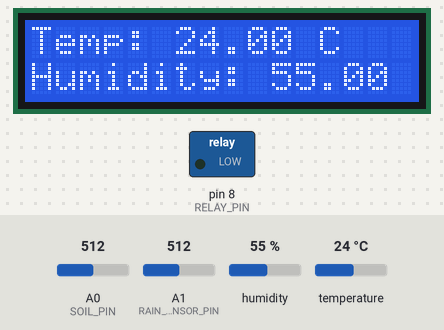
Bench run of a sketch on a simulated Arduino Uno, built with avr-gcc and run on an emulated ATmega328P. Shown: 16×2 character LCD, switched loads named in the sketch (green lamp = pin HIGH). The inputs (shaded band) are chosen by the test bench; at power-on: A0 (SOIL_PIN) = 512, humidity 55 %, A1 (RAIN_SENSOR_PIN) = 512, temperature 24 °C. What the sketch prints to the serial monitor is not drawn.

Above: at 6.2 s.
6.3 s: A0 (SOIL_PIN) set to 683
At 15.9 s:
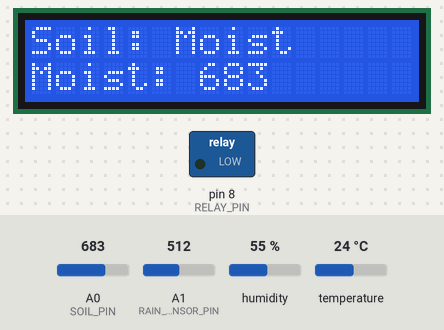
16.6 s: A0 (SOIL_PIN) set to 709
At 22.5 s:
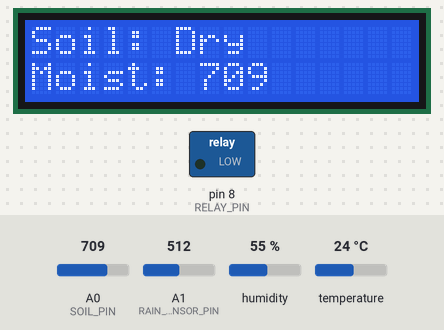
27.7 s: humidity set to 88 %
At 39.5 s:
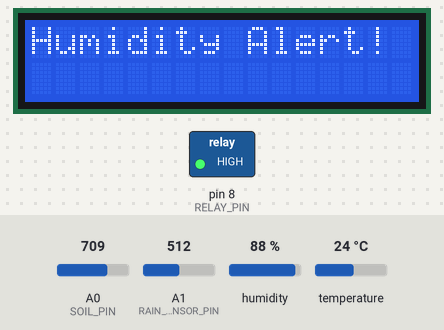
40.0 s: A1 (RAIN_SENSOR_PIN) set to 481
At 49.0 s:
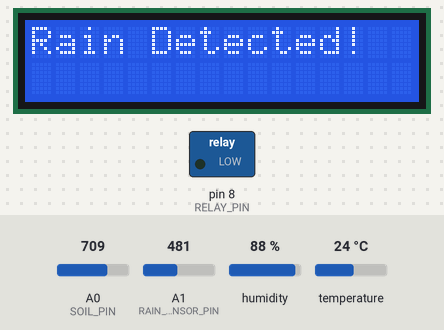
51.7 s: temperature set to 33 °C
At 61.9 s:
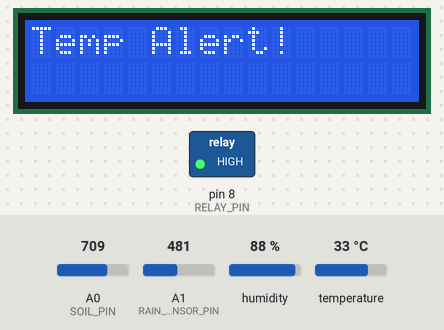
64.0 s: A0 (SOIL_PIN) set to 390
At 70.6 s:
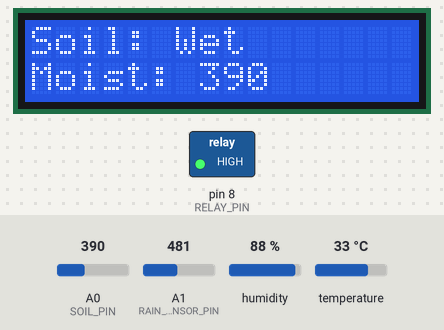
Timing chart, 0 to 73.9 s (numbered marks = the images above; inputs shaded):
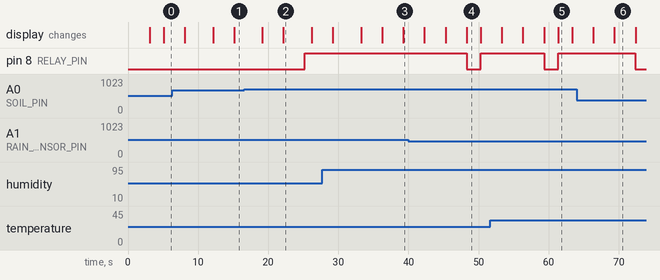

The sketch:

codebycharran.ino
```cpp
#include <LiquidCrystal.h>
#include <DHT.h>

// Constants for sensor pins
#define DHTPIN 7              // Pin for DHT11
#define DHTTYPE DHT11         // DHT type
#define SOIL_PIN A0           // Pin for Soil Moisture sensor
#define RELAY_PIN 8           // Pin for Relay (Water Pump or Water Tank)
#define RAIN_SENSOR_PIN A1    // Pin for Rain Water Sensor

// Moisture thresholds
#define WET_THRESHOLD 400     // Moisture level for wet soil
#define DRY_THRESHOLD 700     // Moisture level for dry soil
#define RAIN_THRESHOLD 500    // Moisture level for rain detection

// Alert thresholds
#define TEMP_ALERT 30         // Temperature alert threshold (30°C)
#define HUMIDITY_ALERT 70     // Humidity alert threshold (70%)

// Initialize the LCD and DHT libraries
LiquidCrystal lcd(12, 11, 5, 4, 3, 2);
DHT dht(DHTPIN, DHTTYPE); // Initialize DHT sensor

// Function prototypes
void setupLCD();
void welcomeMessage();
bool initializeSensors();
float readTemperature();
float readHumidity();
int readSoilMoisture();
int readRainSensor();
void displaySensorData(float temperature, float humidity, int soilMoisture);
void handleRainDetection(int rainSensorValue);
void controlWaterPump(int soilMoisture);
void checkAlerts(float temperature, float humidity);
void errorHandling(const char* errorMsg);
void resetSystem();

void setup() {
    Serial.begin(9600); // Start serial communication
    setupLCD(); // Setup LCD
    welcomeMessage(); // Display welcome message

    dht.begin(); // Initialize DHT sensor
    pinMode(RELAY_PIN, OUTPUT); // Set relay pin as output
    digitalWrite(RELAY_PIN, LOW); // Turn off the pump/tank initially

    // Check if sensors are functioning correctly
    if (!initializeSensors()) {
        errorHandling("Sensor Error! Check connections.");
    }
}

void loop() {
    float temperature = readTemperature();
    float humidity = readHumidity();
    int soilMoisture = readSoilMoisture();
    int rainSensorValue = readRainSensor();

    // Display sensor readings on the LCD
    displaySensorData(temperature, humidity, soilMoisture);

    // Handle rain detection and control water pump
    handleRainDetection(rainSensorValue);
    controlWaterPump(soilMoisture);
    checkAlerts(temperature, humidity);

    delay(1000); // Wait for 1 second before the next iteration
}

// Function Definitions
void setupLCD() {
    lcd.begin(16, 2); // Initialize LCD
}

void welcomeMessage() {
    lcd.print("WELCOME TO");
    lcd.setCursor(0, 1);
    lcd.print("SCIENCE EXPO");
    delay(3000); // Wait for 3 seconds
    lcd.clear();
    lcd.print("Initializing...");
    delay(2000); // Wait for 2 seconds
}

bool initializeSensors() {
    // Check DHT sensor
    if (isnan(dht.readHumidity()) || isnan(dht.readTemperature())) {
        return false; // DHT sensor error
    }

    // Check soil moisture sensor
    int soilMoisture = analogRead(SOIL_PIN);
    if (soilMoisture < 0 || soilMoisture > 1023) {
        return false; // Soil moisture sensor error
    }

    return true; // All sensors are functioning correctly
}

float readTemperature() {
    return dht.readTemperature(); // Read temperature from DHT11
}

float readHumidity() {
    return dht.readHumidity(); // Read humidity from DHT11
}

int readSoilMoisture() {
    return analogRead(SOIL_PIN); // Read soil moisture
}

int readRainSensor() {
    return analogRead(RAIN_SENSOR_PIN); // Read rain sensor
}

void displaySensorData(float temperature, float humidity, int soilMoisture) {
    lcd.clear();
    lcd.setCursor(0, 0);
    lcd.print("Temp: ");
    lcd.print(temperature);
    lcd.print(" C");

    lcd.setCursor(0, 1);
    lcd.print("Humidity: ");
    lcd.print(humidity);
    lcd.print(" %");

    delay(3000); // Display temperature and humidity for 3 seconds

    lcd.clear();
    lcd.setCursor(0, 0);
    displaySoilMoistureStatus(soilMoisture);
    lcd.setCursor(0, 1);
    lcd.print("Moist: ");
    lcd.print(soilMoisture);
    delay(3000); // Display soil moisture for 3 seconds
}

void displaySoilMoistureStatus(int soilMoisture) {
    if (soilMoisture < WET_THRESHOLD) {
        lcd.print("Soil: Wet");
    } else if (soilMoisture > DRY_THRESHOLD) {
        lcd.print("Soil: Dry");
    } else {
        lcd.print("Soil: Moist");
    }
}

void handleRainDetection(int rainSensorValue) {
    if (rainSensorValue < RAIN_THRESHOLD) {
        Serial.println("Rain detected! Opening water tank.");
        digitalWrite(RELAY_PIN, LOW); // Turn off the pump when it rains
        lcd.clear();
        lcd.print("Rain Detected!");
        delay(2000); // Display for 2 seconds
    }
}

void controlWaterPump(int soilMoisture) {
    if (soilMoisture > DRY_THRESHOLD) {
        digitalWrite(RELAY_PIN, HIGH); // Turn on the pump (dry soil)
        Serial.println("Pump ON");
    } else if (soilMoisture < WET_THRESHOLD) {
        digitalWrite(RELAY_PIN, LOW); // Turn off the pump (wet soil)
        Serial.println("Pump OFF");
    }
}

void checkAlerts(float temperature, float humidity) {
    if (temperature > TEMP_ALERT) {
        Serial.println("Temperature Alert!");
        lcd.clear();
        lcd.print("Temp Alert!");
        delay(2000);
    }

    if (humidity > HUMIDITY_ALERT) {
        Serial.println("Humidity Alert!");
        lcd.clear();
        lcd.print("Humidity Alert!");
        delay(2000);
    }
}

void errorHandling(const char* errorMsg) {
    lcd.clear();
    lcd.print(errorMsg);
    Serial.println(errorMsg);
    delay(3000); // Wait for 3 seconds
    resetSystem(); // Optionally reset system for recovery
}

void resetSystem() {
    // Optional: Implement a soft reset or halt
    Serial.println("Resetting system...");
    while (true); // Halt execution until the user resets the device
}
```

Measured:
- the behaviour switches between 700 and 701 on A0 (SOIL_PIN) (found by bisection; images 1 and 2)
- the behaviour switches between 500 and 499 on A1 (RAIN_SENSOR_PIN) (found by bisection; images 3 and 4)
- after the input at 6.3 s, the display: first differs from a run without the input after 8.8 s (image 1)
- after the input at 16.6 s, pin 8 (RELAY_PIN): LOW → HIGH after 8.6 s; the display: first differs from a run without the input after 5.6 s (image 2)
- after the input at 27.7 s, the display: first differs from a run without the input after 5.5 s (image 3 shows a later state)
- after the input at 40.0 s, pin 8 (RELAY_PIN): HIGH → LOW after 8.3 s, → HIGH 2.0 s later; the display: first differs from a run without the input after 8.3 s (image 4)
- after the input at 64.0 s, pin 8 (RELAY_PIN): goes on until 72.4 s, then stays LOW; the display: first differs from a run without the input after 5.4 s (image 6)
